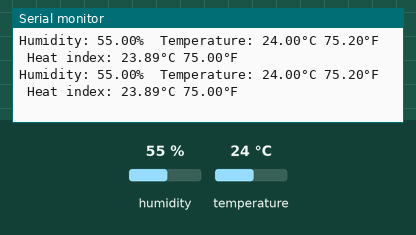
Bench run of a sketch on a simulated ESP8266 (NodeMCU). Parts: the last lines printed to the serial monitor. The test bench sets the inputs (shaded band); at power-on: temperature 24 °C, humidity 55 %. WiFi joins after 1.5 s; servers stay silent unless stated.

Above: at 3.0 s.
3.1 s: temperature set to 33 °C
At 5.94 s:
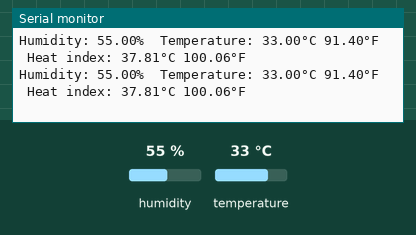
9.1 s: humidity set to 22 %
At 10.04 s:
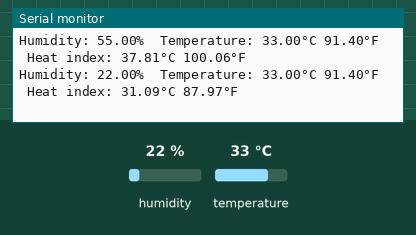
15.1 s: temperature set to 12 °C
At 16.11 s:
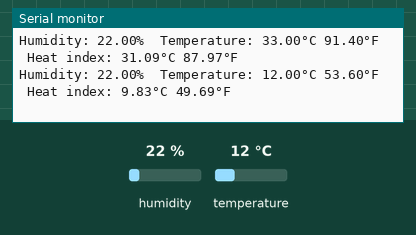
21.1 s: humidity set to 40 %
At 22.36 s:
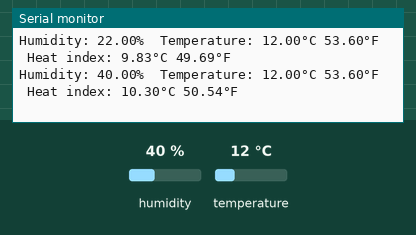
27.1 s: temperature set to 41 °C
At 28.43 s:
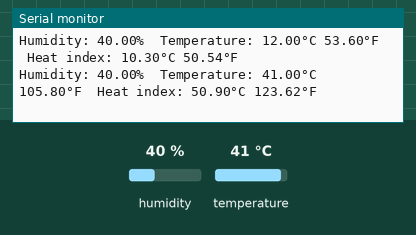
33.1 s: temperature set to 19 °C
At 34.65 s:
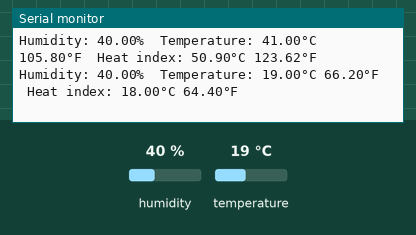
Timing chart, 0 to 36.1 s (numbered marks = the images above; inputs shaded):
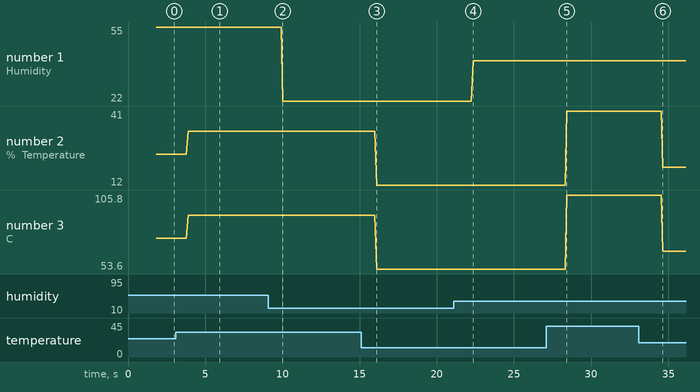

The sketch:

blynktemphumid.ino
```cpp
#define BLYNK_PRINT Serial
#define BLYNK_TEMPLATE_ID "TMPL6mew721_o"
#define BLYNK_TEMPLATE_NAME "blinkmf"
#define BLYNK_AUTH_TOKEN "E8-oQd1ai7GEBoDaV4MF5pVNJ43IJO6c"


#include <ESP8266WiFi.h>
#include <BlynkSimpleEsp8266.h>

char ssid[] = "Virinchi LAB";
char pass[] = "tech&inovation";
char auth[] = "E8-oQd1ai7GEBoDaV4MF5pVNJ43IJO6c";

float h,t;

#include "DHT.h"
#define DHTPIN 14     // Digital pin connected to the DHT sensor
#define DHTTYPE DHT11   // DHT 11

DHT dht(DHTPIN, DHTTYPE);

 BlynkTimer timer;
 void mytimer()
 {
  Blynk.virtualWrite(V3, t);
  Blynk.virtualWrite(V4, h);
 }
void setup()
{
  // Debug console
  Serial.begin(9600);

  Blynk.begin(auth, ssid, pass);
  timer.setInterval(100l,mytimer);
  dht.begin();
}

void loop()
{
  Blynk.run();
  h = dht.readHumidity();
  // Read temperature as Celsius (the default)
  t = dht.readTemperature();
  // Read temperature as Fahrenheit (isFahrenheit = true)
  float f = dht.readTemperature(true);

  // Check if any reads failed and exit early (to try again).
  if (isnan(h) || isnan(t) || isnan(f)) {
    Serial.println(F("Failed to read from DHT sensor!"));
    return;
  }

  // Compute heat index in Fahrenheit (the default)
  float hif = dht.computeHeatIndex(f, h);
  // Compute heat index in Celsius (isFahreheit = false)
  float hic = dht.computeHeatIndex(t, h, false);

  Serial.print(F("Humidity: "));
  Serial.print(h);
  Serial.print(F("%  Temperature: "));
  Serial.print(t);
  Serial.print(F("°C "));
  Serial.print(f);
  Serial.print(F("°F  Heat index: "));
  Serial.print(hic);
  Serial.print(F("°C "));
  Serial.print(hif);
  Serial.println(F("°F"));
  timer.run();
}
```

Measured:
- after the input at 3.1 s, the serial monitor: prints a new line after 0.79 s (image 1)
- after the input at 9.1 s, the serial monitor: prints a new line after 0.94 s (image 2)
- after the input at 15.1 s, the serial monitor: prints a new line after 1.0 s (image 3)
- after the input at 21.1 s, the serial monitor: prints a new line after 1.3 s (image 4)
- after the input at 27.1 s, the serial monitor: prints a new line after 1.3 s (image 5)
- after the input at 33.1 s, the serial monitor: prints a new line after 1.5 s (image 6)
- plotted number 1: 55 → 22 after the input at 9.1 s, 22 → 40 after the input at 21.1 s
- plotted number 2: 24 → 33 after the input at 3.1 s, 33 → 12 after the input at 15.1 s, 12 → 41 after the input at 27.1 s, 41 → 19 after the input at 33.1 s
